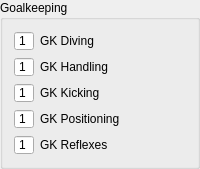
            <widget class="QGroupBox" name="groupBox_8">
             <property name="title">
              <string>Goalkeeping</string>
             </property>
             <layout class="QGridLayout" name="gridLayout_9">
              <item row="3" column="5">
               <widget class="QLabel" name="label_39">
                <property name="text">
                 <string>GK Kicking</string>
                </property>
               </widget>
              </item>
              <item row="2" column="5">
               <widget class="QLabel" name="label_38">
                <property name="text">
                 <string>GK Handling</string>
                </property>
               </widget>
              </item>
              <item row="4" column="5">
               <widget class="QLabel" name="label_33">
                <property name="text">
                 <string>GK Positioning</string>
                </property>
               </widget>
              </item>
              <item row="0" column="5">
               <widget class="QLabel" name="label_37">
                <property name="text">
                 <string>GK Diving</string>
                </property>
               </widget>
              </item>
              <item row="5" column="5">
               <widget class="QLabel" name="label_40">
                <property name="text">
                 <string>GK Reflexes</string>
                </property>
               </widget>
              </item>
              <item row="2" column="4">
               <widget class="QSpinBox" name="spinBox_35">
                <property name="sizePolicy">
                 <sizepolicy hsizetype="Fixed" vsizetype="Fixed">
                  <horstretch>0</horstretch>
                  <verstretch>0</verstretch>
                 </sizepolicy>
                </property>
                <property name="minimumSize">
                 <size>
                  <width>20</width>
                  <height>20</height>
                 </size>
                </property>
                <property name="maximumSize">
                 <size>
                  <width>20</width>
                  <height>20</height>
                 </size>
                </property>
                <property name="buttonSymbols">
                 <enum>QAbstractSpinBox::NoButtons</enum>
                </property>
                <property name="minimum">
                 <number>1</number>
                </property>
               </widget>
              </item>
              <item row="0" column="4">
               <widget class="QSpinBox" name="spinBox_31">
                <property name="sizePolicy">
                 <sizepolicy hsizetype="Fixed" vsizetype="Fixed">
                  <horstretch>0</horstretch>
                  <verstretch>0</verstretch>
                 </sizepolicy>
                </property>
                <property name="minimumSize">
                 <size>
                  <width>20</width>
                  <height>20</height>
                 </size>
                </property>
                <property name="maximumSize">
                 <size>
                  <width>20</width>
                  <height>20</height>
                 </size>
                </property>
                <property name="buttonSymbols">
                 <enum>QAbstractSpinBox::NoButtons</enum>
                </property>
                <property name="minimum">
                 <number>1</number>
                </property>
               </widget>
              </item>
              <item row="3" column="4">
               <widget class="QSpinBox" name="spinBox_32">
                <property name="sizePolicy">
                 <sizepolicy hsizetype="Fixed" vsizetype="Fixed">
                  <horstretch>0</horstretch>
                  <verstretch>0</verstretch>
                 </sizepolicy>
                </property>
                <property name="minimumSize">
                 <size>
                  <width>20</width>
                  <height>20</height>
                 </size>
                </property>
                <property name="maximumSize">
                 <size>
                  <width>20</width>
                  <height>20</height>
                 </size>
                </property>
                <property name="buttonSymbols">
                 <enum>QAbstractSpinBox::NoButtons</enum>
                </property>
                <property name="minimum">
                 <number>1</number>
                </property>
               </widget>
              </item>
              <item row="4" column="4">
               <widget class="QSpinBox" name="spinBox_34">
                <property name="sizePolicy">
                 <sizepolicy hsizetype="Fixed" vsizetype="Fixed">
                  <horstretch>0</horstretch>
                  <verstretch>0</verstretch>
                 </sizepolicy>
                </property>
                <property name="minimumSize">
                 <size>
                  <width>20</width>
                  <height>20</height>
                 </size>
                </property>
                <property name="maximumSize">
                 <size>
                  <width>20</width>
                  <height>20</height>
                 </size>
                </property>
                <property name="buttonSymbols">
                 <enum>QAbstractSpinBox::NoButtons</enum>
                </property>
                <property name="minimum">
                 <number>1</number>
                </property>
               </widget>
              </item>
              <item row="5" column="4">
               <widget class="QSpinBox" name="spinBox_33">
                <property name="sizePolicy">
                 <sizepolicy hsizetype="Fixed" vsizetype="Fixed">
                  <horstretch>0</horstretch>
                  <verstretch>0</verstretch>
                 </sizepolicy>
                </property>
                <property name="minimumSize">
                 <size>
                  <width>20</width>
                  <height>20</height>
                 </size>
                </property>
                <property name="maximumSize">
                 <size>
                  <width>20</width>
                  <height>20</height>
                 </size>
                </property>
                <property name="buttonSymbols">
                 <enum>QAbstractSpinBox::NoButtons</enum>
                </property>
                <property name="minimum">
                 <number>1</number>
                </property>
               </widget>
              </item>
             </layout>
            </widget>
